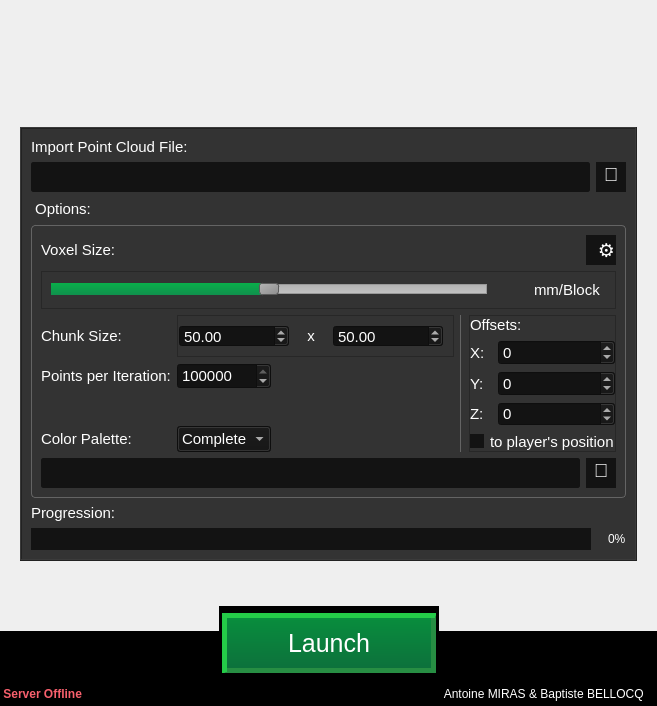
<?xml version="1.0" encoding="UTF-8"?>
<ui version="4.0">
 <class>MainWindow</class>
 <widget class="QMainWindow" name="MainWindow">
  <property name="geometry">
   <rect>
    <x>0</x>
    <y>0</y>
    <width>657</width>
    <height>706</height>
   </rect>
  </property>
  <property name="minimumSize">
   <size>
    <width>657</width>
    <height>706</height>
   </size>
  </property>
  <property name="maximumSize">
   <size>
    <width>657</width>
    <height>706</height>
   </size>
  </property>
  <property name="windowTitle">
   <string>MainWindow</string>
  </property>
  <property name="styleSheet">
   <string notr="true">QMainWindow{
background-image: url(&quot;./back_library.png&quot;);
background-repeat: no-repeat; 
background-position: center;
}

QMessageBox{
background: #333333
}

QMessageBox QLabel{
font-size: 15px;
color: white;
}


QMessageBox QPushButton{
border: 1px solid #131313;
background: #131313;
font-size: 15px;
color: white;
}

QMessageBox QPushButton:hover{
border: 1px solid white;
background: #131313;
}

QMessageBox QPushButton:pressed{
border: 1px solid white;
background: #555555;
}
</string>
  </property>
  <widget class="QWidget" name="centralwidget">
   <layout class="QGridLayout" name="gridLayout_3">
    <property name="sizeConstraint">
     <enum>QLayout::SetDefaultConstraint</enum>
    </property>
    <property name="leftMargin">
     <number>0</number>
    </property>
    <property name="topMargin">
     <number>0</number>
    </property>
    <property name="rightMargin">
     <number>0</number>
    </property>
    <property name="bottomMargin">
     <number>0</number>
    </property>
    <property name="spacing">
     <number>0</number>
    </property>
    <item row="0" column="1">
     <spacer name="verticalSpacer_3">
      <property name="orientation">
       <enum>Qt::Vertical</enum>
      </property>
      <property name="sizeType">
       <enum>QSizePolicy::Fixed</enum>
      </property>
      <property name="sizeHint" stdset="0">
       <size>
        <width>20</width>
        <height>10</height>
       </size>
      </property>
     </spacer>
    </item>
    <item row="3" column="0">
     <spacer name="horizontalSpacer">
      <property name="orientation">
       <enum>Qt::Horizontal</enum>
      </property>
      <property name="sizeType">
       <enum>QSizePolicy::Fixed</enum>
      </property>
      <property name="sizeHint" stdset="0">
       <size>
        <width>20</width>
        <height>20</height>
       </size>
      </property>
     </spacer>
    </item>
    <item row="1" column="1">
     <widget class="QLabel" name="label_2">
      <property name="maximumSize">
       <size>
        <width>16777215</width>
        <height>16777215</height>
       </size>
      </property>
      <property name="font">
       <font>
        <pointsize>50</pointsize>
       </font>
      </property>
      <property name="lineWidth">
       <number>0</number>
      </property>
      <property name="text">
       <string/>
      </property>
      <property name="pixmap">
       <pixmap>Cloud2Craft.png</pixmap>
      </property>
      <property name="scaledContents">
       <bool>false</bool>
      </property>
      <property name="alignment">
       <set>Qt::AlignCenter</set>
      </property>
     </widget>
    </item>
    <item row="2" column="1">
     <spacer name="verticalSpacer">
      <property name="orientation">
       <enum>Qt::Vertical</enum>
      </property>
      <property name="sizeType">
       <enum>QSizePolicy::Fixed</enum>
      </property>
      <property name="sizeHint" stdset="0">
       <size>
        <width>20</width>
        <height>40</height>
       </size>
      </property>
     </spacer>
    </item>
    <item row="4" column="1">
     <spacer name="verticalSpacer_2">
      <property name="orientation">
       <enum>Qt::Vertical</enum>
      </property>
      <property name="sizeType">
       <enum>QSizePolicy::Fixed</enum>
      </property>
      <property name="sizeHint" stdset="0">
       <size>
        <width>20</width>
        <height>45</height>
       </size>
      </property>
     </spacer>
    </item>
    <item row="8" column="0" colspan="3">
     <widget class="QFrame" name="frame_4">
      <property name="minimumSize">
       <size>
        <width>0</width>
        <height>100</height>
       </size>
      </property>
      <property name="maximumSize">
       <size>
        <width>16777215</width>
        <height>100</height>
       </size>
      </property>
      <property name="styleSheet">
       <string notr="true"/>
      </property>
      <property name="frameShape">
       <enum>QFrame::Box</enum>
      </property>
      <property name="frameShadow">
       <enum>QFrame::Raised</enum>
      </property>
      <property name="lineWidth">
       <number>0</number>
      </property>
      <layout class="QGridLayout" name="gridLayout_7">
       <property name="sizeConstraint">
        <enum>QLayout::SetDefaultConstraint</enum>
       </property>
       <property name="leftMargin">
        <number>0</number>
       </property>
       <property name="topMargin">
        <number>0</number>
       </property>
       <property name="rightMargin">
        <number>0</number>
       </property>
       <property name="bottomMargin">
        <number>0</number>
       </property>
       <property name="spacing">
        <number>0</number>
       </property>
       <item row="0" column="0">
        <spacer name="horizontalSpacer_3">
         <property name="orientation">
          <enum>Qt::Horizontal</enum>
         </property>
         <property name="sizeHint" stdset="0">
          <size>
           <width>40</width>
           <height>20</height>
          </size>
         </property>
        </spacer>
       </item>
       <item row="0" column="2">
        <spacer name="horizontalSpacer_4">
         <property name="orientation">
          <enum>Qt::Horizontal</enum>
         </property>
         <property name="sizeHint" stdset="0">
          <size>
           <width>40</width>
           <height>20</height>
          </size>
         </property>
        </spacer>
       </item>
       <item row="1" column="2" rowspan="2">
        <widget class="QFrame" name="frame_2">
         <property name="styleSheet">
          <string notr="true">background: black</string>
         </property>
         <property name="frameShape">
          <enum>QFrame::StyledPanel</enum>
         </property>
         <property name="frameShadow">
          <enum>QFrame::Raised</enum>
         </property>
         <layout class="QGridLayout" name="gridLayout_4">
          <property name="leftMargin">
           <number>0</number>
          </property>
          <property name="topMargin">
           <number>0</number>
          </property>
          <property name="rightMargin">
           <number>0</number>
          </property>
          <property name="bottomMargin">
           <number>0</number>
          </property>
          <property name="spacing">
           <number>0</number>
          </property>
         </layout>
        </widget>
       </item>
       <item row="0" column="1" rowspan="3">
        <widget class="QFrame" name="frame">
         <property name="minimumSize">
          <size>
           <width>220</width>
           <height>65</height>
          </size>
         </property>
         <property name="maximumSize">
          <size>
           <width>220</width>
           <height>16777215</height>
          </size>
         </property>
         <property name="styleSheet">
          <string notr="true">border: 3px solid black;
background: black</string>
         </property>
         <property name="frameShape">
          <enum>QFrame::StyledPanel</enum>
         </property>
         <property name="frameShadow">
          <enum>QFrame::Raised</enum>
         </property>
         <layout class="QGridLayout" name="gridLayout">
          <property name="leftMargin">
           <number>0</number>
          </property>
          <property name="topMargin">
           <number>0</number>
          </property>
          <property name="rightMargin">
           <number>0</number>
          </property>
          <property name="bottomMargin">
           <number>0</number>
          </property>
          <property name="spacing">
           <number>0</number>
          </property>
          <item row="1" column="0">
           <widget class="QPushButton" name="gogogo">
            <property name="styleSheet">
             <string notr="true">
QPushButton{
height: 50px;
width: 120px; 
color: white;
font-size: 25px;
border-right: 5px solid#278e43 ;
border-left: 5px solid #24cc48;
border-bottom: 5px solid #278e43;
border-top: 5px solid #24cc48;
border-radius: 1px;
background: qlineargradient(spread:pad, x1:0.5, y1:0, x2:0.517455, y2:1, stop:0 rgba(8, 143, 61, 255), stop:1 rgba(13, 111, 60, 255));
}

QPushButton:hover{
background: qlineargradient(spread:pad, x1:0.5, y1:0, x2:0.517455, y2:1, stop:0 rgba(9, 174, 74, 255), stop:1 rgba(16, 144, 77, 255));
}

QPushButton:pressed{
background: qlineargradient(spread:pad, x1:0.5, y1:0, x2:0.517455, y2:1, stop:0 rgba(9, 174, 74, 255), stop:1 rgba(16, 144, 77, 255));
border-left: 5px solid#278e43 ;
border-right: 5px solid #24cc48;
border-top: 5px solid #278e43;
border-bottom: 5px solid #24cc48;
}

QPushButton:disabled{
height: 50px;
width: 120px; 
color: white;
font-size: 25px;
border: 5px solid #828282 ;
background: qlineargradient(spread:pad, x1:0.5, y1:0, x2:0.517455, y2:1, stop:0 rgba(143, 143, 143, 255), stop:1 rgba(111, 111, 111, 255))
}

QPushButton:flat{
background: qlineargradient(spread:pad, x1:0.5, y1:0, x2:0.517455, y2:1, stop:0 rgba(209, 57, 56,1), stop:1 rgba(163, 39, 33, 1)) ;
border-left: 5px solid rgba(209, 57, 56,1);
border-right: 5px solid rgb(163, 39, 33);
border-top: 5px solid  rgba(209, 57, 56,1);
border-bottom: 5px solid rgb(163, 39, 33);
}

QPushButton:flat:hover{
background: rgba(209, 57, 56,1);
}

QPushButton:flat:pressed{
background: rgba(209, 57, 56,1);
border-right: 5px solid rgba(209, 57, 56,1);
border-left: 5px solid rgb(163, 39, 33);
border-bottom: 5px solid  rgba(209, 57, 56,1);
border-top: 5px solid rgb(163, 39, 33);
}</string>
            </property>
            <property name="text">
             <string>Launch</string>
            </property>
            <property name="default">
             <bool>false</bool>
            </property>
            <property name="flat">
             <bool>false</bool>
            </property>
           </widget>
          </item>
         </layout>
        </widget>
       </item>
       <item row="1" column="0" rowspan="2">
        <widget class="QFrame" name="frame_6">
         <property name="maximumSize">
          <size>
           <width>16777215</width>
           <height>16777215</height>
          </size>
         </property>
         <property name="styleSheet">
          <string notr="true">background: black</string>
         </property>
         <property name="frameShape">
          <enum>QFrame::StyledPanel</enum>
         </property>
         <property name="frameShadow">
          <enum>QFrame::Raised</enum>
         </property>
         <layout class="QGridLayout" name="gridLayout_6">
          <property name="leftMargin">
           <number>0</number>
          </property>
          <property name="topMargin">
           <number>0</number>
          </property>
          <property name="rightMargin">
           <number>0</number>
          </property>
          <property name="bottomMargin">
           <number>0</number>
          </property>
          <property name="spacing">
           <number>0</number>
          </property>
         </layout>
        </widget>
       </item>
       <item row="5" column="1" colspan="2">
        <widget class="QLabel" name="label">
         <property name="styleSheet">
          <string notr="true">color: white;
background: black;</string>
         </property>
         <property name="text">
          <string>Antoine MIRAS &amp; Baptiste BELLOCQ    </string>
         </property>
         <property name="alignment">
          <set>Qt::AlignRight|Qt::AlignTrailing|Qt::AlignVCenter</set>
         </property>
         <property name="margin">
          <number>9</number>
         </property>
         <property name="indent">
          <number>-1</number>
         </property>
        </widget>
       </item>
       <item row="5" column="0">
        <widget class="QLabel" name="serv_stat">
         <property name="styleSheet">
          <string notr="true">background: black;
font-weight: bold;
color: #f8606d
</string>
         </property>
         <property name="text">
          <string> Server Offline</string>
         </property>
         <property name="alignment">
          <set>Qt::AlignLeading|Qt::AlignLeft|Qt::AlignVCenter</set>
         </property>
         <property name="margin">
          <number>9</number>
         </property>
        </widget>
       </item>
      </layout>
     </widget>
    </item>
    <item row="3" column="2">
     <spacer name="horizontalSpacer_2">
      <property name="orientation">
       <enum>Qt::Horizontal</enum>
      </property>
      <property name="sizeType">
       <enum>QSizePolicy::Fixed</enum>
      </property>
      <property name="sizeHint" stdset="0">
       <size>
        <width>20</width>
        <height>20</height>
       </size>
      </property>
     </spacer>
    </item>
    <item row="3" column="1">
     <widget class="QStackedWidget" name="stackedWidget_3">
      <property name="styleSheet">
       <string notr="true">QFrame {
background: #333333;
color: white;
font-size: 15px
}

QLineEdit{
border: 1px solid #131313;
border-radius: 2px;
background: #131313;
font-size: 15px;
color: white;
}

QLineEdit:focus {
border: 1px solid white;
background: #000000;
}

QPushButton{
border: 1px solid #131313;
background: #131313;
font-size: 19px;
color: white;
text-align: center top
}

QPushButton:hover{
border: 1px solid white;
background: #131313;
}

QPushButton:pressed{
border: 1px solid white;
background: #555555;
}


QComboBox{
background: #131313;
color: white;
font-size: 15px}

QSpinBox{
background: #131313;
color: white;
font-size: 15px}

QSpinBox:disabled{
background: #090909;
color: lightgrey;
font-size: 15px}

QDoubleSpinBox{
background: #131313;
color: white;
font-size: 15px}

QCheckBox{
font-size: 15px;
color: white;
}

QCheckBox:indicator:unchecked{
background: #131313;
color: white;
}

QCheckBox:indicator:checked{
background:qlineargradient(spread:pad, x1:0.5, y1:0, x2:0.517455, y2:1, stop:0 rgba(9, 174, 74, 255), stop:1 rgba(16, 144, 77, 255));
image: url(./check_indicator.png)
}
</string>
      </property>
      <property name="frameShape">
       <enum>QFrame::Box</enum>
      </property>
      <property name="frameShadow">
       <enum>QFrame::Raised</enum>
      </property>
      <property name="currentIndex">
       <number>0</number>
      </property>
      <widget class="QWidget" name="stackedWidget_3Page1">
       <layout class="QGridLayout" name="gridLayout_2">
        <item row="2" column="0" colspan="4">
         <widget class="QLineEdit" name="path">
          <property name="minimumSize">
           <size>
            <width>0</width>
            <height>30</height>
           </size>
          </property>
          <property name="styleSheet">
           <string notr="true"/>
          </property>
         </widget>
        </item>
        <item row="0" column="0">
         <spacer name="verticalSpacer_7">
          <property name="orientation">
           <enum>Qt::Vertical</enum>
          </property>
          <property name="sizeHint" stdset="0">
           <size>
            <width>20</width>
            <height>40</height>
           </size>
          </property>
         </spacer>
        </item>
        <item row="2" column="4">
         <widget class="QPushButton" name="find_path">
          <property name="minimumSize">
           <size>
            <width>30</width>
            <height>30</height>
           </size>
          </property>
          <property name="maximumSize">
           <size>
            <width>30</width>
            <height>30</height>
           </size>
          </property>
          <property name="statusTip">
           <string notr="true"/>
          </property>
          <property name="text">
           <string>📂</string>
          </property>
         </widget>
        </item>
        <item row="6" column="4">
         <spacer name="verticalSpacer_5">
          <property name="orientation">
           <enum>Qt::Vertical</enum>
          </property>
          <property name="sizeHint" stdset="0">
           <size>
            <width>20</width>
            <height>40</height>
           </size>
          </property>
         </spacer>
        </item>
        <item row="1" column="0">
         <widget class="QLabel" name="label_3">
          <property name="font">
           <font>
            <pointsize>-1</pointsize>
           </font>
          </property>
          <property name="text">
           <string>Import Point Cloud File:</string>
          </property>
         </widget>
        </item>
        <item row="6" column="0">
         <widget class="QLabel" name="label_10">
          <property name="text">
           <string>Progression:</string>
          </property>
         </widget>
        </item>
        <item row="8" column="4">
         <spacer name="verticalSpacer_8">
          <property name="orientation">
           <enum>Qt::Vertical</enum>
          </property>
          <property name="sizeHint" stdset="0">
           <size>
            <width>20</width>
            <height>40</height>
           </size>
          </property>
         </spacer>
        </item>
        <item row="7" column="0" colspan="5">
         <widget class="QProgressBar" name="pBar">
          <property name="styleSheet">
           <string notr="true">QProgressBar{
color: white;
background-color: #131313;
text-align: right;
border-style: outset;
margin-right: 35px;
}

QProgressBar::chunk {
background:  qlineargradient(spread:pad, x1:0.5, y1:0, x2:0.517455, y2:1, stop:0 rgba(9, 174, 74, 255), stop:1 rgba(16, 144, 77, 255));
}</string>
          </property>
          <property name="value">
           <number>0</number>
          </property>
         </widget>
        </item>
        <item row="3" column="4">
         <spacer name="verticalSpacer_4">
          <property name="orientation">
           <enum>Qt::Vertical</enum>
          </property>
          <property name="sizeHint" stdset="0">
           <size>
            <width>20</width>
            <height>40</height>
           </size>
          </property>
         </spacer>
        </item>
        <item row="5" column="0" colspan="5">
         <widget class="QGroupBox" name="groupBox">
          <property name="styleSheet">
           <string notr="true">QGroupBox{color: white;
font-size: 15px;
border: 1px solid rgb(100,100,100);
border-radius: 4px;
margin-top: 27px;
}

QGroupBox:title{
subcontrol-origin: margin;
padding: 2px 2px;

}</string>
          </property>
          <property name="title">
           <string>Options:</string>
          </property>
          <layout class="QGridLayout" name="gridLayout_5">
           <item row="4" column="4" rowspan="4">
            <widget class="Line" name="line">
             <property name="styleSheet">
              <string notr="true">border: 0px;
border-left: 1px solid rgb(100, 100, 100)</string>
             </property>
             <property name="orientation">
              <enum>Qt::Vertical</enum>
             </property>
            </widget>
           </item>
           <item row="4" column="1" colspan="3">
            <widget class="QFrame" name="frame_7">
             <property name="frameShape">
              <enum>QFrame::StyledPanel</enum>
             </property>
             <property name="frameShadow">
              <enum>QFrame::Raised</enum>
             </property>
             <layout class="QGridLayout" name="gridLayout_9">
              <property name="leftMargin">
               <number>0</number>
              </property>
              <item row="0" column="2">
               <widget class="QDoubleSpinBox" name="csizev">
                <property name="maximumSize">
                 <size>
                  <width>110</width>
                  <height>16777215</height>
                 </size>
                </property>
                <property name="maximum">
                 <double>999999999999999945575230987042816.000000000000000</double>
                </property>
                <property name="value">
                 <double>50.000000000000000</double>
                </property>
               </widget>
              </item>
              <item row="0" column="1">
               <widget class="QLabel" name="label_6">
                <property name="maximumSize">
                 <size>
                  <width>30</width>
                  <height>30</height>
                 </size>
                </property>
                <property name="text">
                 <string>x</string>
                </property>
                <property name="alignment">
                 <set>Qt::AlignCenter</set>
                </property>
               </widget>
              </item>
              <item row="0" column="0">
               <widget class="QDoubleSpinBox" name="csizeh">
                <property name="minimumSize">
                 <size>
                  <width>110</width>
                  <height>0</height>
                 </size>
                </property>
                <property name="maximumSize">
                 <size>
                  <width>110</width>
                  <height>16777215</height>
                 </size>
                </property>
                <property name="maximum">
                 <double>999999999999999945575230987042816.000000000000000</double>
                </property>
                <property name="value">
                 <double>50.000000000000000</double>
                </property>
               </widget>
              </item>
             </layout>
            </widget>
           </item>
           <item row="4" column="5" rowspan="4" colspan="2">
            <widget class="QFrame" name="frame_8">
             <property name="frameShape">
              <enum>QFrame::StyledPanel</enum>
             </property>
             <property name="frameShadow">
              <enum>QFrame::Raised</enum>
             </property>
             <layout class="QGridLayout" name="gridLayout_10">
              <property name="leftMargin">
               <number>0</number>
              </property>
              <property name="topMargin">
               <number>0</number>
              </property>
              <property name="rightMargin">
               <number>0</number>
              </property>
              <property name="bottomMargin">
               <number>0</number>
              </property>
              <property name="spacing">
               <number>6</number>
              </property>
              <item row="4" column="0">
               <widget class="QLabel" name="label_13">
                <property name="text">
                 <string>Y:</string>
                </property>
               </widget>
              </item>
              <item row="5" column="0">
               <widget class="QLabel" name="label_14">
                <property name="text">
                 <string>Z:</string>
                </property>
               </widget>
              </item>
              <item row="3" column="1">
               <widget class="QSpinBox" name="dx">
                <property name="enabled">
                 <bool>true</bool>
                </property>
                <property name="minimum">
                 <number>-999999999</number>
                </property>
                <property name="maximum">
                 <number>999999999</number>
                </property>
               </widget>
              </item>
              <item row="4" column="1">
               <widget class="QSpinBox" name="dy">
                <property name="minimum">
                 <number>-999999999</number>
                </property>
                <property name="maximum">
                 <number>999999999</number>
                </property>
                <property name="displayIntegerBase">
                 <number>10</number>
                </property>
               </widget>
              </item>
              <item row="3" column="0">
               <widget class="QLabel" name="label_12">
                <property name="maximumSize">
                 <size>
                  <width>22</width>
                  <height>16777215</height>
                 </size>
                </property>
                <property name="text">
                 <string>X:</string>
                </property>
               </widget>
              </item>
              <item row="5" column="1">
               <widget class="QSpinBox" name="dz">
                <property name="minimum">
                 <number>-999999999</number>
                </property>
                <property name="maximum">
                 <number>999999999</number>
                </property>
                <property name="value">
                 <number>0</number>
                </property>
               </widget>
              </item>
              <item row="1" column="0" colspan="2">
               <widget class="QLabel" name="label_11">
                <property name="text">
                 <string>Offsets:</string>
                </property>
               </widget>
              </item>
              <item row="6" column="0" colspan="2">
               <widget class="QCheckBox" name="positionBox">
                <property name="text">
                 <string>to player's position</string>
                </property>
               </widget>
              </item>
             </layout>
            </widget>
           </item>
           <item row="2" column="0" colspan="7">
            <widget class="QFrame" name="frame_5">
             <property name="frameShape">
              <enum>QFrame::StyledPanel</enum>
             </property>
             <property name="frameShadow">
              <enum>QFrame::Raised</enum>
             </property>
             <layout class="QGridLayout" name="gridLayout_8">
              <item row="0" column="0">
               <widget class="QSlider" name="Slider">
                <property name="minimumSize">
                 <size>
                  <width>436</width>
                  <height>0</height>
                 </size>
                </property>
                <property name="maximumSize">
                 <size>
                  <width>436</width>
                  <height>16777215</height>
                 </size>
                </property>
                <property name="styleSheet">
                 <string notr="true">QSlider::groove:horizontal {
    border: 1px solid #999999;
    height: 8px; /* the groove expands to the size of the slider by default. by giving it a height, it has a fixed size */
    background: qlineargradient(x1:0, y1:0, x2:0, y2:1, stop:0 #B1B1B1, stop:1 #c4c4c4);
    margin: 2px 0;
}

QSlider::handle:horizontal {
    background: qlineargradient(x1:0, y1:0, x2:1, y2:1, stop:0 #b4b4b4, stop:1 #8f8f8f);
    border: 1px solid #5c5c5c;
    width: 18px;
    margin: -2px 0; /* handle is placed by default on the contents rect of the groove. Expand outside the groove */
    border-radius: 3px;
}

QSlider::sub-page:horizontal {
    background:  qlineargradient(spread:pad, x1:0.5, y1:0, x2:0.517455, y2:1, stop:0 rgba(9, 174, 74, 255), stop:1 rgba(16, 144, 77, 255));
	margin: 1px 0px 1px 0px
}</string>
                </property>
                <property name="minimum">
                 <number>1</number>
                </property>
                <property name="maximum">
                 <number>1000</number>
                </property>
                <property name="value">
                 <number>500</number>
                </property>
                <property name="orientation">
                 <enum>Qt::Horizontal</enum>
                </property>
                <property name="invertedAppearance">
                 <bool>false</bool>
                </property>
                <property name="invertedControls">
                 <bool>false</bool>
                </property>
                <property name="tickPosition">
                 <enum>QSlider::NoTicks</enum>
                </property>
                <property name="tickInterval">
                 <number>10</number>
                </property>
               </widget>
              </item>
              <item row="0" column="1">
               <widget class="QLabel" name="vsize">
                <property name="minimumSize">
                 <size>
                  <width>35</width>
                  <height>0</height>
                 </size>
                </property>
                <property name="maximumSize">
                 <size>
                  <width>35</width>
                  <height>16777215</height>
                 </size>
                </property>
                <property name="text">
                 <string/>
                </property>
                <property name="alignment">
                 <set>Qt::AlignRight|Qt::AlignTrailing|Qt::AlignVCenter</set>
                </property>
               </widget>
              </item>
              <item row="0" column="2">
               <widget class="QLabel" name="label_9">
                <property name="minimumSize">
                 <size>
                  <width>72</width>
                  <height>0</height>
                 </size>
                </property>
                <property name="sizeIncrement">
                 <size>
                  <width>72</width>
                  <height>0</height>
                 </size>
                </property>
                <property name="text">
                 <string>mm/Block</string>
                </property>
               </widget>
              </item>
             </layout>
            </widget>
           </item>
           <item row="1" column="6">
            <widget class="QPushButton" name="adv_settings">
             <property name="minimumSize">
              <size>
               <width>30</width>
               <height>30</height>
              </size>
             </property>
             <property name="maximumSize">
              <size>
               <width>30</width>
               <height>30</height>
              </size>
             </property>
             <property name="styleSheet">
              <string notr="true">text-align:right  vcenter </string>
             </property>
             <property name="text">
              <string>⚙</string>
             </property>
            </widget>
           </item>
           <item row="7" column="0">
            <widget class="QLabel" name="label_8">
             <property name="text">
              <string>Color Palette:</string>
             </property>
            </widget>
           </item>
           <item row="6" column="0">
            <spacer name="verticalSpacer_6">
             <property name="orientation">
              <enum>Qt::Vertical</enum>
             </property>
             <property name="sizeHint" stdset="0">
              <size>
               <width>20</width>
               <height>40</height>
              </size>
             </property>
            </spacer>
           </item>
           <item row="5" column="0">
            <widget class="QLabel" name="label_7">
             <property name="minimumSize">
              <size>
               <width>130</width>
               <height>0</height>
              </size>
             </property>
             <property name="maximumSize">
              <size>
               <width>130</width>
               <height>16777215</height>
              </size>
             </property>
             <property name="text">
              <string>Points per Iteration:</string>
             </property>
            </widget>
           </item>
           <item row="1" column="0">
            <widget class="QLabel" name="label_4">
             <property name="text">
              <string>Voxel Size:</string>
             </property>
            </widget>
           </item>
           <item row="7" column="1">
            <widget class="QComboBox" name="pal">
             <property name="styleSheet">
              <string notr="true"/>
             </property>
             <item>
              <property name="text">
               <string>Complete</string>
              </property>
             </item>
             <item>
              <property name="text">
               <string>Concrete</string>
              </property>
             </item>
             <item>
              <property name="text">
               <string>Wool</string>
              </property>
             </item>
             <item>
              <property name="text">
               <string>Terracota</string>
              </property>
             </item>
             <item>
              <property name="text">
               <string>Custom</string>
              </property>
             </item>
            </widget>
           </item>
           <item row="5" column="1">
            <widget class="QSpinBox" name="ppi">
             <property name="maximum">
              <number>1000000000</number>
             </property>
             <property name="singleStep">
              <number>10000</number>
             </property>
             <property name="value">
              <number>1000000</number>
             </property>
            </widget>
           </item>
           <item row="4" column="0">
            <widget class="QLabel" name="label_5">
             <property name="text">
              <string>Chunk Size:</string>
             </property>
            </widget>
           </item>
           <item row="9" column="0" colspan="7">
            <layout class="QHBoxLayout" name="horizontalLayout">
             <item>
              <widget class="QLineEdit" name="pal_path">
               <property name="minimumSize">
                <size>
                 <width>0</width>
                 <height>30</height>
                </size>
               </property>
               <property name="maximumSize">
                <size>
                 <width>16777215</width>
                 <height>30</height>
                </size>
               </property>
              </widget>
             </item>
             <item>
              <widget class="QPushButton" name="find_pal">
               <property name="minimumSize">
                <size>
                 <width>30</width>
                 <height>30</height>
                </size>
               </property>
               <property name="maximumSize">
                <size>
                 <width>30</width>
                 <height>30</height>
                </size>
               </property>
               <property name="statusTip">
                <string notr="true"/>
               </property>
               <property name="text">
                <string>📂</string>
               </property>
              </widget>
             </item>
            </layout>
           </item>
          </layout>
         </widget>
        </item>
       </layout>
      </widget>
      <widget class="QWidget" name="page">
       <layout class="QGridLayout" name="gridLayout_11">
        <property name="leftMargin">
         <number>0</number>
        </property>
        <property name="topMargin">
         <number>0</number>
        </property>
        <property name="rightMargin">
         <number>0</number>
        </property>
        <property name="bottomMargin">
         <number>0</number>
        </property>
        <property name="spacing">
         <number>0</number>
        </property>
        <item row="0" column="0">
         <widget class="QLabel" name="label_15">
          <property name="minimumSize">
           <size>
            <width>0</width>
            <height>60</height>
           </size>
          </property>
          <property name="maximumSize">
           <size>
            <width>16777215</width>
            <height>60</height>
           </size>
          </property>
          <property name="styleSheet">
           <string notr="true">font-size: 18px</string>
          </property>
          <property name="text">
           <string>   Advanced Configuration</string>
          </property>
         </widget>
        </item>
        <item row="1" column="0">
         <widget class="QFrame" name="frame_3">
          <property name="frameShape">
           <enum>QFrame::StyledPanel</enum>
          </property>
          <property name="frameShadow">
           <enum>QFrame::Raised</enum>
          </property>
          <layout class="QGridLayout" name="gridLayout_12">
           <item row="1" column="2">
            <spacer name="verticalSpacer_11">
             <property name="orientation">
              <enum>Qt::Vertical</enum>
             </property>
             <property name="sizeHint" stdset="0">
              <size>
               <width>20</width>
               <height>40</height>
              </size>
             </property>
            </spacer>
           </item>
           <item row="4" column="2">
            <spacer name="verticalSpacer_12">
             <property name="orientation">
              <enum>Qt::Vertical</enum>
             </property>
             <property name="sizeHint" stdset="0">
              <size>
               <width>20</width>
               <height>40</height>
              </size>
             </property>
            </spacer>
           </item>
           <item row="5" column="2">
            <widget class="QPushButton" name="apply">
             <property name="styleSheet">
              <string notr="true">QPushButton{
background: #008646;
color: white;
border: none;
padding: 2px 7px 2px 7px
}

QPushButton:hover{
background: #00d26d;
color: white;
border: none
}</string>
             </property>
             <property name="text">
              <string>Apply</string>
             </property>
            </widget>
           </item>
           <item row="5" column="1">
            <widget class="QPushButton" name="cancel">
             <property name="styleSheet">
              <string notr="true">padding: 2px 7px 2px 7px
</string>
             </property>
             <property name="text">
              <string>Cancel</string>
             </property>
            </widget>
           </item>
           <item row="0" column="0" colspan="3">
            <widget class="QGroupBox" name="groupBox_2">
             <property name="styleSheet">
              <string notr="true">QGroupBox{color: white;
font-size: 15px;
border: 1px solid rgb(100,100,100);
border-radius: 4px;
margin-top: 27px;
}

QGroupBox:title{
subcontrol-origin: margin;
padding: 2px 2px;

}</string>
             </property>
             <property name="title">
              <string>Server Configuration:</string>
             </property>
             <layout class="QGridLayout" name="gridLayout_13">
              <item row="0" column="3" rowspan="6">
               <spacer name="verticalSpacer_9">
                <property name="orientation">
                 <enum>Qt::Vertical</enum>
                </property>
                <property name="sizeHint" stdset="0">
                 <size>
                  <width>20</width>
                  <height>40</height>
                 </size>
                </property>
               </spacer>
              </item>
              <item row="5" column="0" colspan="2">
               <widget class="QCheckBox" name="start">
                <property name="text">
                 <string>Start server if offline</string>
                </property>
                <property name="checked">
                 <bool>true</bool>
                </property>
               </widget>
              </item>
              <item row="1" column="0" colspan="3">
               <layout class="QHBoxLayout" name="horizontalLayout_2">
                <item>
                 <widget class="QLineEdit" name="ser_path"/>
                </item>
                <item>
                 <widget class="QPushButton" name="find_serv">
                  <property name="text">
                   <string>📂</string>
                  </property>
                 </widget>
                </item>
               </layout>
              </item>
              <item row="3" column="0">
               <widget class="QLabel" name="label_17">
                <property name="text">
                 <string>Port:</string>
                </property>
               </widget>
              </item>
              <item row="3" column="1">
               <widget class="QLineEdit" name="port"/>
              </item>
              <item row="0" column="0" colspan="2">
               <widget class="QLabel" name="label_16">
                <property name="text">
                 <string>Server path:</string>
                </property>
               </widget>
              </item>
              <item row="3" column="2" rowspan="3">
               <widget class="QLabel" name="label_19">
                <property name="text">
                 <string>Note: Modifications will only apply if you restart the
server</string>
                </property>
               </widget>
              </item>
             </layout>
            </widget>
           </item>
           <item row="5" column="0">
            <spacer name="horizontalSpacer_5">
             <property name="orientation">
              <enum>Qt::Horizontal</enum>
             </property>
             <property name="sizeHint" stdset="0">
              <size>
               <width>40</width>
               <height>20</height>
              </size>
             </property>
            </spacer>
           </item>
           <item row="2" column="0" colspan="3">
            <widget class="QGroupBox" name="groupBox_3">
             <property name="styleSheet">
              <string notr="true">QGroupBox{color: white;
font-size: 15px;
border: 1px solid rgb(100,100,100);
border-radius: 4px;
margin-top: 27px;
}

QGroupBox:title{
subcontrol-origin: margin;
padding: 2px 2px;

}</string>
             </property>
             <property name="title">
              <string>Other configuration:</string>
             </property>
             <layout class="QGridLayout" name="gridLayout_14">
              <item row="0" column="0">
               <widget class="QCheckBox" name="tp">
                <property name="text">
                 <string>Teleport player to the Point Cloud</string>
                </property>
               </widget>
              </item>
             </layout>
            </widget>
           </item>
           <item row="3" column="0" rowspan="2">
            <widget class="QLabel" name="label_18">
             <property name="text">
              <string>About:
Cloud2Craft is an app designed to import Point Clouds in Minecraft.</string>
             </property>
            </widget>
           </item>
          </layout>
         </widget>
        </item>
       </layout>
      </widget>
     </widget>
    </item>
   </layout>
  </widget>
  <widget class="QMenuBar" name="menubar">
   <property name="geometry">
    <rect>
     <x>0</x>
     <y>0</y>
     <width>657</width>
     <height>21</height>
    </rect>
   </property>
  </widget>
 </widget>
 <tabstops>
  <tabstop>path</tabstop>
  <tabstop>find_path</tabstop>
  <tabstop>Slider</tabstop>
  <tabstop>csizeh</tabstop>
  <tabstop>csizev</tabstop>
  <tabstop>ppi</tabstop>
  <tabstop>pal</tabstop>
  <tabstop>dx</tabstop>
  <tabstop>dy</tabstop>
  <tabstop>dz</tabstop>
  <tabstop>pal_path</tabstop>
  <tabstop>find_pal</tabstop>
  <tabstop>gogogo</tabstop>
 </tabstops>
 <resources/>
 <connections/>
</ui>
